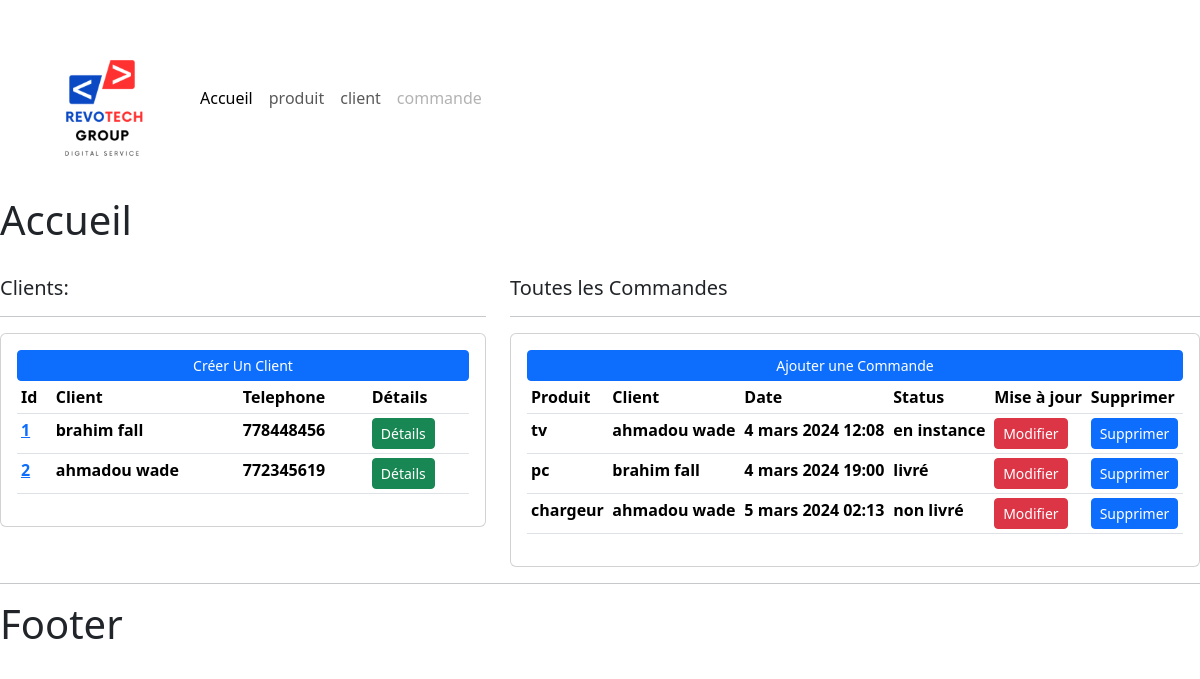
The page / on the database its author committed.
### client/models.py (models this page shows)
class Client(models.Model):
    objects = None
    nom = models.CharField(max_length=200, null=True)
    telephone = models.CharField(max_length=200, null=True)
    date_creation = models.DateTimeField(auto_now_add=True, null=True)
    def __str__(self):
        return self.nom

### commande/models.py (models this page shows)
class Commande(models.Model):
    objects = None
    STATUS = (('en instance', 'en instance'),
              ('non livré', 'non livré'),
              ('livré', 'livré'))
    client = models.ForeignKey(Client, null=True,on_delete=models.SET_NULL)
    produit = models.ForeignKey(Produit, null=True, on_delete=models.SET_NULL)
    status = models.CharField(max_length=200, choices = STATUS, null=True)
    date_creation = models.DateTimeField(auto_now_add=True, null=True)

### produit/models.py (models this page shows)
class Produit(models.Model):
    nom = models.CharField(max_length=200, null=True)
    prix = models.FloatField(null=True)
    date_creation = models.DateTimeField(auto_now_add=True, null=True)
    tag = models.ManyToManyField(Tag)
    def __str__(self):
        return self.nom

### produit/views.py (the view)
# urls.py: path('',views.home, name='accueil'),
def home(request):
    commandes = Commande.objects.all()
    clients = Client.objects.all()
    context = {'commandes': commandes, 'clients': clients}
    return render(request,"produit/accueil.html",context)

### templates/produit/accueil.html
{% extends 'main.html' %}
{% block contenu %}
<h1>Accueil</h1>
<br>
<div class="row">
	<div class="col-md-5">
		<h5>Clients:</h5>
		<hr>
		<div class="card card-body">
			<a class="btn btn-primary  btn-sm btn-block" href="">Créer Un Client</a>
			<table class="table table-sm">
				<tr>
					<th>Id</th>
					<th>Client</th>
					<th>Telephone</th>
					<th>Détails</th>
				</tr>
                {% for client in clients %}
                <tr>
					<th><a href="{% url 'client' client.id %}">{{client.id}}</a></th>
				    <th>{{client.nom}}</th>
				    <th>{{client.telephone}}</th>
					<th><a class="btn btn-sm btn-success" href="{% url 'client' client.id %}">Détails</a></th>
                </tr>
				{% endfor %}
			</table>
		</div>
	</div>
	<div class="col-md-7">
		<h5>Toutes les Commandes</h5>
		<hr>
		<div class="card card-body">
			<a class="btn btn-primary  btn-sm btn-block" href="{% url 'ajout_commande' %}">Ajouter une Commande</a>
			<table class="table table-sm">
				<tr>
					<th>Produit</th>
					<th>Client</th>
					<th>Date</th>
					<th>Status</th>
					<th>Mise à jour</th>
					<th>Supprimer</th>
				</tr>
				{% for commande in commandes %}
				<tr>
					<th>{{commande.produit}}</th>
					<th>{{commande.client}}</th>
					<th>{{commande.date_creation}}</th>
					<th>{{commande.status}}</th>
					<th><a class="btn btn-sm btn-danger" href="{% url 'modifiercommande' commande.id %}">Modifier</a></th>
					<th><a class="btn btn-sm btn-primary" href="{% url 'supprimercommande' commande.id %}">Supprimer</a></th>
				</tr>
                {% endfor %}
			</table>
		</div>
	</div>
</div>
{% endblock %}

### templates/main.html (shortened to what this page needs)
<!DOCTYPE html>
<html lang="en">
<head>
    {% load static %}
    <link rel="stylesheet" href="https://cdn.jsdelivr.net/npm/bootstrap@5.3.3/dist/css/bootstrap.min.css">
    <link rel="stylesheet" type="text/css" href="{% static 'css/main.css' %}">
</head>
<body>
{% include 'base/navbar.html' %}
{% block contenu %}
{% endblock %}
<hr>
<h1>Footer</h1>
</body>
</html>

### templates/base/navbar.html (shortened to what this page needs)
{% load static %}
<nav class="navbar navbar-expand-lg navbar-lg bg-lg ">
  <div class="container-fluid">
    <img src="{% static 'images/apple-touch-icon.png' %}">
    <div class="collapse navbar-collapse" id="navbarNav">
      <ul class="navbar-nav">
        <li class="nav-item">
          <a class="nav-link active" aria-current="page" href="#">Accueil</a>
        </li>
        <li class="nav-item">
          <a class="nav-link" href="#">produit</a>
        </li>
        <li class="nav-item">
          <a class="nav-link" href="#">client</a>
        </li>
        <li class="nav-item">
          <a class="nav-link disabled" aria-disabled="true">commande</a>
        </li>
      </ul>
    </div>
  </div>
</nav>

### static/css/main.css (style rules this page uses)
body { background-color: #ffffff; }

### rows shown on the page
Client: id "1", nom "brahim fall", telephone "778448456"
Client: id "2", nom "ahmadou wade", telephone "772345619"
Commande: produit "tv", client "ahmadou wade", date_creation "4 mars 2024 12:08", status "en instance"
Commande: produit "pc", client "brahim fall", date_creation "4 mars 2024 19:00", status "livré"
Commande: produit "chargeur", client "ahmadou wade", date_creation "5 mars 2024 02:13", status "non livré"
